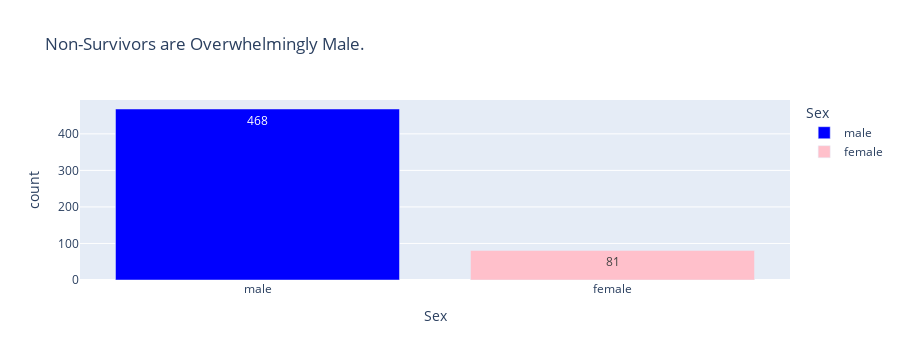

The notebook cell this image was saved under:
### Code cell
# What's the sex composition among non-survivors?
nons_sex = non_survivors['Sex'].value_counts().reset_index()
px.bar(nons_sex,x='Sex',y='count',text_auto=True,color='Sex',color_discrete_map={'male':'blue','female':'pink'},title='Non-Survivors are Overwhelmingly Male.')

### Figure 1 — Plotly figure (JSON) as saved in the notebook; plotly's stock layout.template omitted (floating-point values rounded to 4 significant figures)
{"data": [{"alignmentgroup": "True", "hovertemplate": "Sex=%{x}<br>count=%{y}<extra></extra>", "legendgroup": "male", "marker": {"color": "blue", "pattern": {"shape": ""}}, "name": "male", "offsetgroup": "male", "orientation": "v", "showlegend": true, "textposition": "auto", "texttemplate": "%{y}", "type": "bar", "x": ["male"], "xaxis": "x", "y": [468], "yaxis": "y"}, {"alignmentgroup": "True", "hovertemplate": "Sex=%{x}<br>count=%{y}<extra></extra>", "legendgroup": "female", "marker": {"color": "pink", "pattern": {"shape": ""}}, "name": "female", "offsetgroup": "female", "orientation": "v", "showlegend": true, "textposition": "auto", "texttemplate": "%{y}", "type": "bar", "x": ["female"], "xaxis": "x", "y": [81], "yaxis": "y"}], "layout": {"barmode": "relative", "height": 360, "legend": {"title": {"text": "Sex"}, "tracegroupgap": 0}, "title": {"text": "Non-Survivors are Overwhelmingly Male."}, "xaxis": {"anchor": "y", "autorange": true, "categoryarray": ["male", "female"], "categoryorder": "array", "domain": [0, 1], "range": [-0.5, 1.5], "title": {"text": "Sex"}, "type": "category"}, "yaxis": {"anchor": "x", "autorange": true, "domain": [0, 1], "range": [0, 492.6], "title": {"text": "count"}, "type": "linear"}}}
